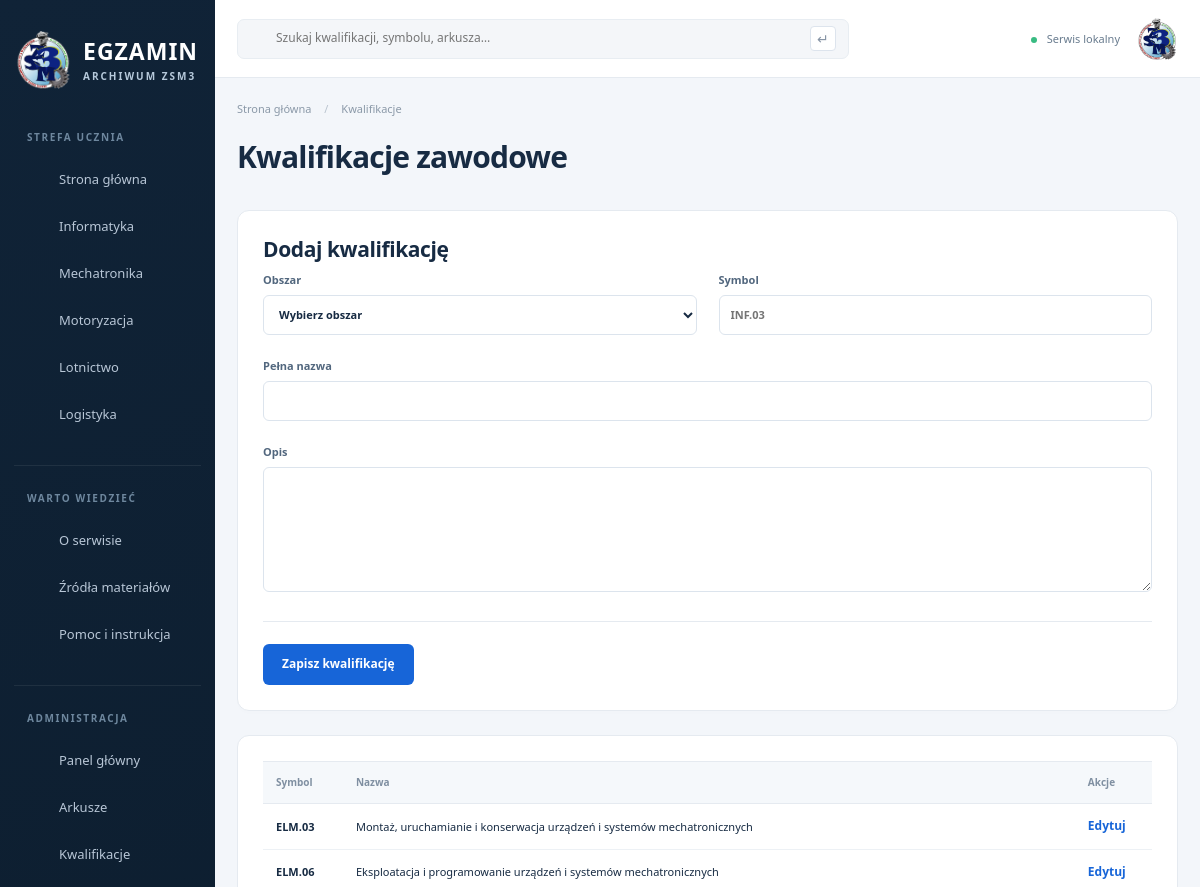
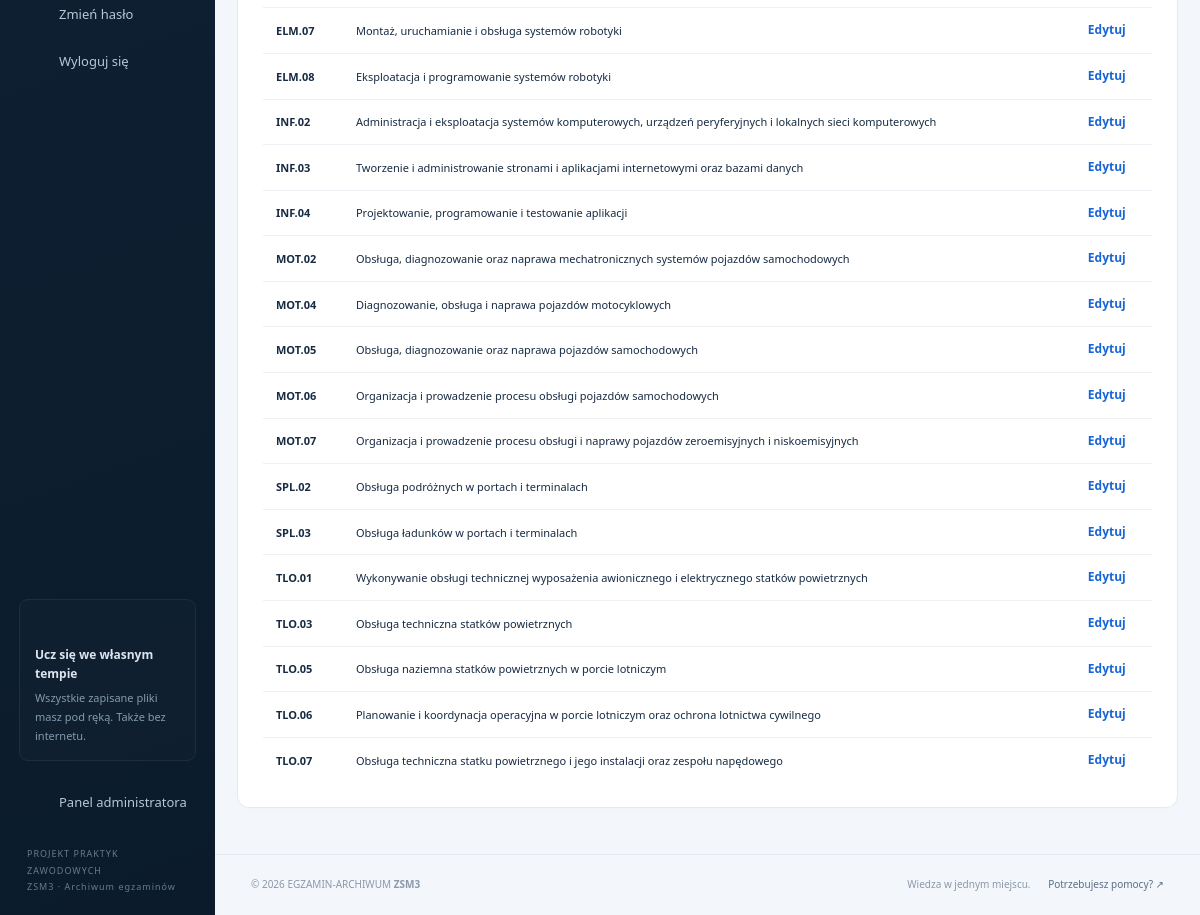
Screenshot of /admin/qualifications.php (signed in) with the database file from the repository (2 pictures, top to bottom).
### tables this page shows
CREATE TABLE areas (
 id INT UNSIGNED AUTO_INCREMENT PRIMARY KEY,
 name VARCHAR(100) NOT NULL,
 slug VARCHAR(100) NOT NULL UNIQUE,
 icon VARCHAR(30) NOT NULL,
 color CHAR(7) NOT NULL
);

CREATE TABLE qualifications (
 id INT UNSIGNED AUTO_INCREMENT PRIMARY KEY,
 area_id INT UNSIGNED NOT NULL,
 symbol VARCHAR(7) NOT NULL UNIQUE,
 name VARCHAR(255) NOT NULL,
 description TEXT NOT NULL,
 CONSTRAINT fk_qualification_area FOREIGN KEY (area_id) REFERENCES areas(id) ON DELETE RESTRICT
);

### admin/qualifications.php (the view, shortened to what this page needs)
<?php
$formData = [
    'area_id' => '',
    'symbol' => '',
    'name' => '',
    'description' => '',
];
require ROOT . '/includes/header.php';
$formTitle = 'Dodaj kwalifikację';
?>
<div class="section-heading">
    <h1>Kwalifikacje zawodowe</h1>
</div>
<section class="panel">
    <h2><?= e($formTitle) ?></h2>
    <form method="post">
        <div class="form-grid">
            <label>
                Obszar
                <select name="area_id" required>
                    <option value="">Wybierz obszar</option>
                </select>
            </label>
            <label>
                Symbol
                <input name="symbol" value="<?= e($formData['symbol']) ?>" placeholder="INF.03" maxlength="7" required>
            </label>
            <label class="wide">
                Pełna nazwa
                <input name="name" value="<?= e($formData['name']) ?>" maxlength="255" required>
            </label>
            <label class="wide">
                Opis
                <textarea name="description" maxlength="3000" required><?= e($formData['description']) ?></textarea>
            </label>
        </div>
        <div class="form-actions">
            <button class="button">Zapisz kwalifikację</button>
        </div>
    </form>
</section>
<section class="panel">
    <div class="table-scroll">
        <table>
            <thead>
                <tr>
                    <th>Symbol</th>
                    <th>Nazwa</th>
                    <th>Akcje</th>
                </tr>
            </thead>
            <tbody>
                <?php foreach (qualifications() as $qualificationItem): ?>
                    <tr>
                        <td><strong><?= e($qualificationItem['symbol']) ?></strong></td>
                        <td><?= e($qualificationItem['name']) ?></td>
                        <td>
                            <a class="text-link" href="?id=<?= e($qualificationItem['id']) ?>">Edytuj</a>
                        </td>
                    </tr>
                <?php endforeach; ?>
            </tbody>
        </table>
    </div>
</section>
<?php require ROOT . '/includes/footer.php'; ?>

### includes/sidebar.php (shortened to what this page needs)
<?php
$informationPages = [
    ['file' => 'about', 'icon' => 'info', 'label' => 'O serwisie'],
    ['file' => 'sources', 'icon' => 'book', 'label' => 'Źródła materiałów'],
    ['file' => 'help', 'icon' => 'shield', 'label' => 'Pomoc i instrukcja'],
];
$adminPages = [
    ['file' => 'index', 'label' => 'Panel główny'],
    ['file' => 'exams', 'label' => 'Arkusze'],
    ['file' => 'qualifications', 'label' => 'Kwalifikacje'],
    ['file' => 'password', 'label' => 'Zmień hasło'],
];
$adminIsLoggedIn = $adminPage && isset($_SESSION['admin_id']);
?>
<aside class="sidebar" id="sidebar">
    <a class="brand" href="<?= e(url()) ?>">
        <img class="brand-logo" src="<?= e(url('assets/img/zsm3.png')) ?>" alt="Emblemat ZSM3 w Krakowie" width="58" height="58">
        <span>
            EGZAMIN
            <span class="brand-sub">ARCHIWUM ZSM3</span>
        </span>
    </a>
    <div class="sidebar-caption">STREFA UCZNIA</div>
    <nav aria-label="Nawigacja główna">
        <?php
        $homeClass = '';
        ?>
        <a class="nav-link <?= $homeClass ?>" href="<?= e(url()) ?>">
            <?= icon('home') ?>
            Strona główna
        </a>
        <?php foreach ($allAreas as $navigationArea): ?>
            <?php
            $areaClass = '';
            $shortAreaName = explode(' i ', $navigationArea['name'])[0];
            $areaUrl = url('serwis/area.php?id=' . $navigationArea['id']);
            ?>
            <a class="nav-link <?= $areaClass ?>" href="<?= e($areaUrl) ?>">
                <?= icon($navigationArea['icon']) ?>
                <?= e($shortAreaName) ?>
            </a>
        <?php endforeach; ?>
    </nav>
    <div class="sidebar-caption divider">WARTO WIEDZIEĆ</div>
    <nav aria-label="Informacje">
        <?php foreach ($informationPages as $informationPage): ?>
            <?php
            $informationPageFile = $informationPage['file'] . '.php';
            $informationClass = '';
            $informationUrl = url('serwis/' . $informationPageFile);
            ?>
            <a class="nav-link <?= $informationClass ?>" href="<?= e($informationUrl) ?>">
                <?= icon($informationPage['icon']) ?>
                <?= e($informationPage['label']) ?>
            </a>
        <?php endforeach; ?>
    </nav>
    <?php if ($adminIsLoggedIn): ?>
        <div class="sidebar-caption divider">ADMINISTRACJA</div>
        <nav aria-label="Administracja">
            <?php foreach ($adminPages as $adminNavigationPage): ?>
                <?php $adminUrl = url('admin/' . $adminNavigationPage['file'] . '.php'); ?>
                <a class="nav-link" href="<?= e($adminUrl) ?>">
                    <?= icon('grid') ?>
                    <?= e($adminNavigationPage['label']) ?>
                </a>
            <?php endforeach; ?>
            <form action="<?= e(url('admin/logout.php')) ?>" method="post">
                <button class="nav-link">
                    <?= icon('arrow') ?>
                    Wyloguj się
                </button>
            </form>
        </nav>
    <?php endif; ?>
    <div class="sidebar-bottom">
        <div class="offline-card">
            <?= icon('shield') ?>
            <strong>Ucz się we własnym tempie</strong>
            <p>Wszystkie zapisane pliki masz pod ręką. Także bez internetu.</p>
        </div>
        <a class="nav-link" href="<?= e(url('admin/')) ?>">
            <?= icon('gear') ?>
            Panel administratora
        </a>
        <small>PROJEKT PRAKTYK ZAWODOWYCH<br>ZSM3 · Archiwum egzaminów</small>
    </div>
</aside>

### includes/functions.php (shortened to what this page needs)
<?php
function e($value) {
    return htmlspecialchars((string)($value ?? ''), ENT_QUOTES | ENT_SUBSTITUTE, 'UTF-8');
}
function url($path = '') {
    $script = '/index.php';
    if (isset($_SERVER['SCRIPT_NAME'])) {
        $script = str_replace('\\', '/', $_SERVER['SCRIPT_NAME']);
    }
    $base = dirname($script);
    if (in_array(basename($base), ['serwis', 'admin'])) {
        $base = dirname($base);
    }
    return rtrim($base, '/.') . '/' . ltrim($path, '/');
}
function db() {
    static $conn;
    if (!$conn) {
        $c = require ROOT . '/config/database.php';
        $conn = new mysqli($c['host'], $c['user'], $c['password'], $c['name'], $c['port']);
        $conn->set_charset('utf8mb4');
    }
    return $conn;
}
function query($sql, $params = []) {
    $statement = db()->prepare($sql);
    $statement->execute();
    $result = $statement->get_result();
    return $result === false ? true : $result;
}
function areas() {
    $sql = 'SELECT a.*, COUNT(q.id) AS total
            FROM areas a
            LEFT JOIN qualifications q ON q.area_id = a.id
            GROUP BY a.id
            ORDER BY a.id';
    return query($sql)->fetch_all(MYSQLI_ASSOC);
}
function qualifications() {
    $sql = 'SELECT * FROM qualifications ORDER BY symbol';
    return query($sql)->fetch_all(MYSQLI_ASSOC);
}
function icon($name, $class = '') {
    $paths = [
        'cap'=>'<path d="m2 9 10-5 10 5-10 5L2 9Zm4 3v6c4 3 8 3 12 0v-6M2 9v8"/>',
        'home'=>'<path d="m3 10 9-7 9 7M5 9v12h5v-7h4v7h5V9"/>',
        'monitor'=>'<rect x="3" y="3" width="18" height="13" rx="2"/><path d="M8 21h8m-4-5v5"/>',
        'gear'=>'<path d="m9 3-1 3-3 1-2 3 2 2-1 3 3 2 2 4h5l1-3 3-1 3-4-2-2 1-3-3-2-2-3H9Z"/><circle cx="12" cy="12" r="3"/>',
        'car'=>'<path d="m5 8 2-5h10l2 5M3 9h18v9H3V9Zm2 9v3m14-3v3M6 13h2m8 0h2"/>',
        'plane'=>'<path d="m12 2 2 8 8 5v2l-8-2v5l3 2H7l3-2v-5l-8 2v-2l8-5 2-8Z"/>',
        'ship'=>'<path d="M8 10V5h8v5m-4-5V2M3 12l9-3 9 3-4 7H7l-4-7Zm-1 9c2 2 4 0 6 0s2 2 4 0 4 0 6 0 2 2 4 0"/>',
        'search'=>'<circle cx="10" cy="10" r="6"/><path d="m15 15 6 6"/>',
        'file'=>'<path d="M5 2h9l5 5v15H5V2Zm9 0v6h5M8 12h8m-8 4h6"/>',
        'download'=>'<path d="M12 3v12m-5-5 5 5 5-5M3 15v6h18v-6"/>',
        'arrow'=>'<path d="M4 12h16m-6-6 6 6-6 6"/>',
        'info'=>'<circle cx="12" cy="12" r="9"/><path d="M12 11v6m0-10v1"/>',
        'book'=>'<path d="M12 5C8 2 4 3 2 4v16c4-2 7-1 10 1 3-2 6-3 10-1V4c-4-2-7-1-10 1Zm0 0v16"/>',
        'shield'=>'<path d="m12 2 9 4v6c0 5-5 8-9 10-4-2-9-5-9-10V6l9-4Zm-5 9 3 3 7-7"/>',
        'menu'=>'<path d="M3 5h18M3 12h18M3 19h18"/>',
        'grid'=>'<path d="M3 3h7v7H3Zm11 0h7v7h-7ZM3 14h7v7H3Zm11 0h7v7h-7Z"/>',
    ];
    return '<svg class="icon ' . e($class) . '" viewBox="0 0 24 24" fill="none" stroke="currentColor" stroke-width="1.7" stroke-linecap="round" stroke-linejoin="round" aria-hidden="true">' . ($paths[$name] ?? $paths['file']) . '</svg>';
}

### assets/css/style.css (style rules this page uses)
:root { --navy:#102337; --navy-deep:#0b1b2b; --orange:#ff8b27; --blue:#1765d8; --ink:#172b43; --muted:#738094; --line:#e5eaf0; --surface:#f3f6fa; --radius:12px }
* { box-sizing:border-box }
html { scroll-behavior:smooth; scroll-padding-top:25px }
body { margin:0; background:var(--surface); color:var(--ink); font-family:"Segoe UI",Arial,sans-serif; font-size:14px; line-height:1.55 }
a { color:inherit; text-decoration:none }
button,input,select,textarea { font:inherit }
button,a,input,select,textarea { outline-offset:4px }
button { cursor:pointer }
.icon { width:22px; height:22px; flex-shrink:0; vertical-align:middle }
h1,h2,h3,p { margin-top:0 }
h1 { font-size:30px; line-height:1.25; letter-spacing:-.8px; margin-bottom:14px }
h2 { font-size:21px; line-height:1.3; letter-spacing:-.4px; margin-bottom:8px }
p { color:var(--muted) }
small,.small { font-size:12px }
.sidebar { position:fixed; inset:0 auto 0 0; width:244px; background:linear-gradient(160deg,var(--navy),var(--navy-deep)); color:#b8c6d6; padding:31px 19px 20px; display:flex; flex-direction:column; overflow-y:auto; z-index:30 }
.brand { display:flex; align-items:center; gap:11px; color:white; font-size:23px; font-weight:800; letter-spacing:1px; line-height:1.15; margin-bottom:41px }
.brand-logo { display:block; width:58px; height:58px; flex-shrink:0; object-fit:contain }
.brand-sub { display:block; font-size:10px; font-weight:600; letter-spacing:2px; margin-top:7px; color:#b6c9db }
.sidebar-caption { font-size:10px; letter-spacing:1.6px; color:#6e879e; font-weight:700; padding:0 13px; margin-bottom:12px }
.nav-link { display:flex; align-items:center; gap:13px; padding:11px 14px; border-radius:7px; margin-bottom:5px; font-size:13px; background:transparent; border:0; color:inherit; width:100%; text-align:left; transition:background .15s,color .15s }
.nav-link .icon { width:18px; height:18px }
.divider { border-top:1px solid #ffffff12; padding-top:25px; margin-top:25px }
.sidebar-bottom { margin-top:auto; padding-top:38px }
.offline-card { border:1px solid #ffffff10; background:#ffffff04; border-radius:9px; padding:15px; margin:0 5px 20px }
.offline-card .icon { color:var(--orange); margin-bottom:9px }
.offline-card strong { display:block; font-size:12px; color:#dce5ef }
.offline-card p { font-size:11px; line-height:1.7; margin:6px 0 0; color:#839bb0 }
.sidebar-bottom>small { display:block; font-size:9px; line-height:1.8; letter-spacing:1px; color:#647d92; padding:18px 13px 0 }
.top-search .icon { width:16px; color:#8b99a9 }
.button { display:inline-flex; gap:13px; align-items:center; justify-content:center; background:var(--blue); border:0; border-radius:6px; color:white; padding:11px 19px; font-weight:600; font-size:12px; min-height:40px }
.section-heading { display:flex; justify-content:space-between; align-items:center; gap:15px; margin-bottom:20px }
.panel { background:#fff; border:1px solid var(--line); border-radius:var(--radius); padding:25px; margin-bottom:24px; box-shadow:0 3px 6px #20334402 }
.text-link { color:var(--blue); font-size:12px; font-weight:600; display:inline-flex; align-items:center; gap:9px }
.table-scroll { overflow:auto; -webkit-overflow-scrolling:touch }
table { border-collapse:collapse; width:100%; text-align:left; white-space:normal }
th { background:#f5f8fb; font-size:10px; color:#7f8fa1; font-weight:600; padding:12px 18px; white-space:nowrap; border-top:1px solid var(--line); border-bottom:1px solid var(--line) }
td { padding:16px 18px; border-bottom:1px solid #edf1f5; font-size:11px; vertical-align:middle }
tbody tr:last-child td { border-bottom:0 }
td strong { font-weight:600 }
label { display:block; font-size:11px; font-weight:600; color:#52677e }
input,select,textarea { width:100%; border:1px solid #dce4ed; border-radius:6px; background:#fff; color:var(--ink); padding:10px 11px; min-height:40px }
label input,label select,label textarea { margin-top:7px }
@media (max-width:1250px) { .sidebar { width:215px; padding-left:14px; padding-right:14px } }
@media (max-width:1250px) { td,th { padding:13px } }

### assets/css/admin.css (style rules this page uses)
.form-grid { display:grid; grid-template-columns:1fr 1fr; gap:22px }
.form-grid .wide { grid-column:1/-1 }
textarea { min-height:125px; resize:vertical }
.form-actions { display:flex; gap:10px; margin-top:25px; padding-top:22px; border-top:1px solid var(--line) }

### rows the page displays
areas: name "Informatyka"
areas: name "Mechatronika"
areas: name "Motoryzacja"
areas: name "Lotnictwo"
areas: name "Logistyka"
qualifications: symbol "ELM.03", name "Montaż, uruchamianie i konserwacja urządzeń i systemów mechatronicznych"
qualifications: symbol "ELM.06", name "Eksploatacja i programowanie urządzeń i systemów mechatronicznych"
qualifications: symbol "ELM.07", name "Montaż, uruchamianie i obsługa systemów robotyki"
qualifications: symbol "ELM.08", name "Eksploatacja i programowanie systemów robotyki"
qualifications: symbol "INF.02", name "Administracja i eksploatacja systemów komputerowych, urządzeń peryferyjnych i lokalnych sieci komputerowych"
qualifications: symbol "INF.03", name "Tworzenie i administrowanie stronami i aplikacjami internetowymi oraz bazami danych"
qualifications: symbol "INF.04", name "Projektowanie, programowanie i testowanie aplikacji"
qualifications: symbol "MOT.02", name "Obsługa, diagnozowanie oraz naprawa mechatronicznych systemów pojazdów samochodowych"
qualifications: symbol "MOT.04", name "Diagnozowanie, obsługa i naprawa pojazdów motocyklowych"
qualifications: symbol "MOT.05", name "Obsługa, diagnozowanie oraz naprawa pojazdów samochodowych"
qualifications: symbol "MOT.06", name "Organizacja i prowadzenie procesu obsługi pojazdów samochodowych"
qualifications: symbol "MOT.07", name "Organizacja i prowadzenie procesu obsługi i naprawy pojazdów zeroemisyjnych i niskoemisyjnych"
qualifications: symbol "SPL.02", name "Obsługa podróżnych w portach i terminalach"
qualifications: symbol "SPL.03", name "Obsługa ładunków w portach i terminalach"
qualifications: symbol "TLO.01", name "Wykonywanie obsługi technicznej wyposażenia awionicznego i elektrycznego statków powietrznych"
qualifications: symbol "TLO.03", name "Obsługa techniczna statków powietrznych"
qualifications: symbol "TLO.05", name "Obsługa naziemna statków powietrznych w porcie lotniczym"
qualifications: symbol "TLO.06", name "Planowanie i koordynacja operacyjna w porcie lotniczym oraz ochrona lotnictwa cywilnego"
qualifications: symbol "TLO.07", name "Obsługa techniczna statku powietrznego i jego instalacji oraz zespołu napędowego"

### other values shown
$informationPage['label'] "O serwisie"
$informationPage['label'] "Źródła materiałów"
$informationPage['label'] "Pomoc i instrukcja"
$adminNavigationPage['label'] "Panel główny"
$adminNavigationPage['label'] "Arkusze"
$adminNavigationPage['label'] "Kwalifikacje"
$adminNavigationPage['label'] "Zmień hasło"
$title "Kwalifikacje"
$formTitle "Dodaj kwalifikację"
